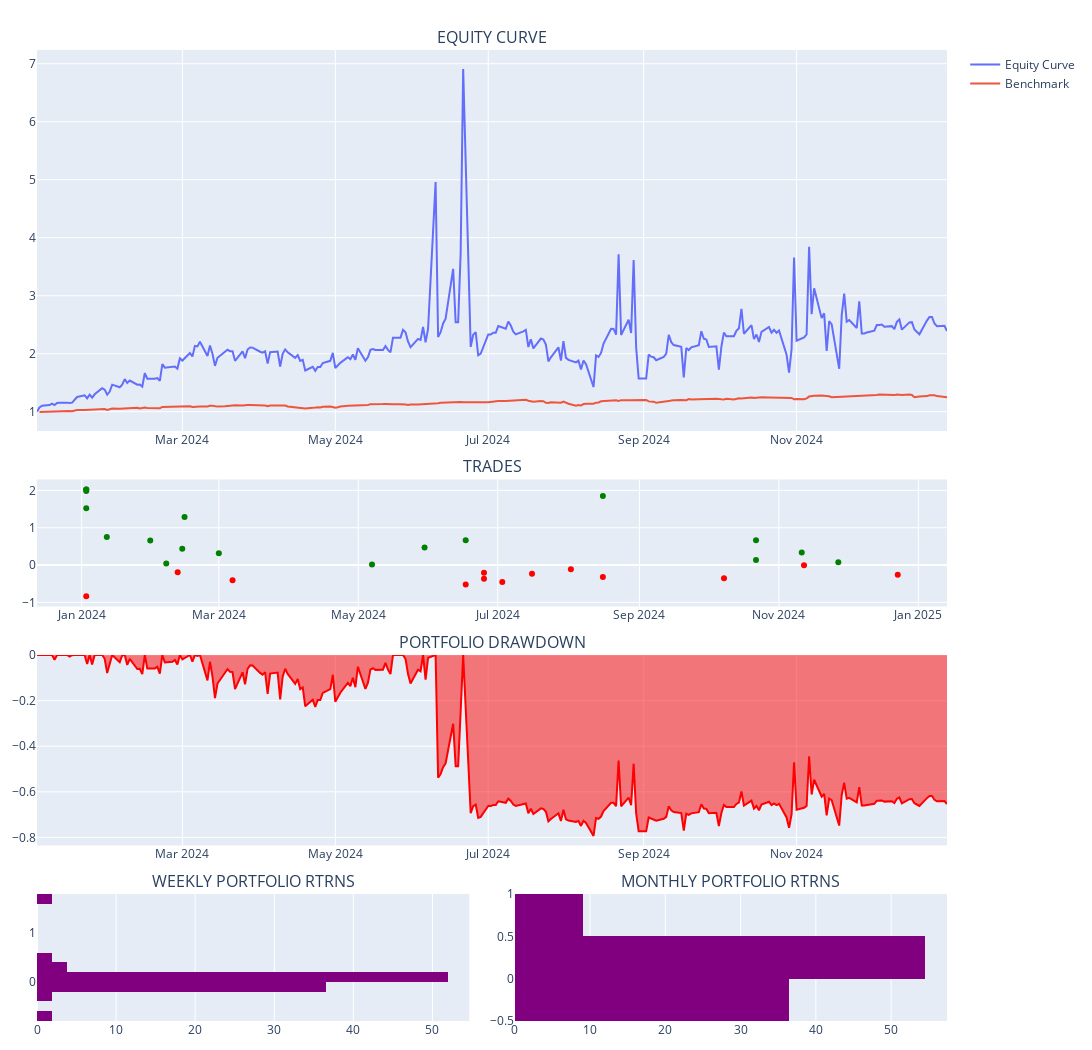

The notebook cell saved with this chart:
### Code cell
pm.plot_portfolio()
# Check if the jump is real
# Why is NVDA trades saying None?

### Figure 1 — Plotly figure (JSON) as saved in the notebook; plotly's stock layout.template omitted (floating-point values rounded to 4 significant figures; data arrays with more than 128 entries replaced by an {"elided": "..."} marker saying what was removed)
{"data": [{"name": "Equity Curve", "showlegend": true, "type": "scatter", "x": {"elided": "260 str values"}, "xaxis": "x", "y": {"elided": "260 float values"}, "yaxis": "y"}, {"name": "Benchmark", "showlegend": true, "type": "scatter", "x": {"elided": "260 str values"}, "xaxis": "x", "y": {"elided": "260 float values"}, "yaxis": "y"}, {"customdata": [5, 14, 18, 6, 1, 25, 2, 11, 5, 37, 28, 27, 32, 31, 45, 7, 5, 22, 2, 19, 25, 33, 7, 9, 18, 10, 6, 24, 3, 24, 2], "hovertemplate": "<b>%{text}</b><br><br>Date: %{x}<br>Size: %{customdata}<br>PnL: %{y}<br>", "marker": {"color": ["red", "green", "green", "green", "green", "green", "green", "green", "red", "green", "green", "green", "red", "green", "green", "red", "green", "red", "red", "red", "red", "red", "red", "green", "red", "green", "green", "green", "red", "green", "red"]}, "mode": "markers", "name": "Ticker", "showlegend": false, "text": ["BA", "AMD", "META", "COST", "NFLX", "NVDA", "AMZN", "META", "SBUX", "NVDA", "NVDA", "AMD", "AMD", "AMD", "NVDA", "COST", "NFLX", "META", "AMZN", "TSLA", "AMD", "META", "SBUX", "TSLA", "AMD", "COST", "NFLX", "TSLA", "AMZN", "NVDA", "BA"], "type": "scatter", "x": ["2024-01-03T00:00:00", "2024-01-03T00:00:00", "2024-01-03T00:00:00", "2024-01-03T00:00:00", "2024-01-03T00:00:00", "2024-01-12T00:00:00", "2024-01-31T00:00:00", "2024-02-07T00:00:00", "2024-02-12T00:00:00", "2024-02-14T00:00:00", "2024-02-15T00:00:00", "2024-03-01T00:00:00", "2024-03-07T00:00:00", "2024-05-07T00:00:00", "2024-05-30T00:00:00", "2024-06-17T00:00:00", "2024-06-17T00:00:00", "2024-06-25T00:00:00", "2024-06-25T00:00:00", "2024-07-03T00:00:00", "2024-07-16T00:00:00", "2024-08-02T00:00:00", "2024-08-16T00:00:00", "2024-08-16T00:00:00", "2024-10-08T00:00:00", "2024-10-22T00:00:00", "2024-10-22T00:00:00", "2024-11-11T00:00:00", "2024-11-12T00:00:00", "2024-11-27T00:00:00", "2024-12-23T00:00:00"], "xaxis": "x2", "y": [-0.8389, 1.52, 2.021, 1.981, 2.022, 0.7533, 0.6555, 0.0444, -0.1949, 0.4395, 1.288, 0.3165, -0.4076, 0.01694, 0.4729, -0.5237, 0.6623, -0.37, -0.2076, -0.4511, -0.2318, -0.1151, -0.3188, 1.851, -0.3571, 0.133, 0.6639, 0.3333, -0.002203, 0.07382, -0.2567], "yaxis": "y2"}, {"fill": "tozeroy", "line": {"color": "red"}, "name": "Drawdown", "showlegend": false, "type": "scatter", "x": {"elided": "260 str values"}, "xaxis": "x3", "y": {"elided": "260 float values"}, "yaxis": "y3"}, {"histnorm": "percent", "marker": {"color": "purple"}, "showlegend": false, "type": "histogram", "xaxis": "x4", "y": [null, 0.04737, 0.08422, 0.03713, 0.1279, 0.04775, 0.02077, 0.1219, 0.06937, 0.1728, -0.1252, -0.02772, 0.1213, -0.03712, -0.00157, -0.1546, 0.07544, 0.001344, 0.1365, -0.01466, 0.1034, -0.07277, 0.1511, 0.07188, 1.652, -0.7103, 0.2372, -0.05759, -0.104, -0.07348, -0.02216, -0.03889, 0.1949, 0.06789, -0.3239, 0.2018, 0.1385, -0.01835, 0.003174, 0.08627, 0.01969, 0.01382, 0.009541, -0.07337, 0.4072, -0.1988, 0.02966, -0.08321, 0.04181, -0.02048, -0.03312, 0.06007, -0.03454], "yaxis": "y4"}, {"histnorm": "percent", "marker": {"color": "purple"}, "showlegend": false, "type": "histogram", "xaxis": "x5", "y": [null, 0.4846, 0.09711, -0.04246, 0.04722, -0.05172, 0.108, -0.2918, 0.3548, 0.7195, -0.3533, 0.009829], "yaxis": "y5"}], "layout": {"annotations": [{"font": {"size": 16}, "showarrow": false, "text": "EQUITY CURVE", "x": 0.5, "xanchor": "center", "xref": "paper", "y": 1.0, "yanchor": "bottom", "yref": "paper"}, {"font": {"size": 16}, "showarrow": false, "text": "TRADES", "x": 0.5, "xanchor": "center", "xref": "paper", "y": 0.5577, "yanchor": "bottom", "yref": "paper"}, {"font": {"size": 16}, "showarrow": false, "text": "PORTFOLIO DRAWDOWN", "x": 0.5, "xanchor": "center", "xref": "paper", "y": 0.3769, "yanchor": "bottom", "yref": "paper"}, {"font": {"size": 16}, "showarrow": false, "text": "WEEKLY PORTFOLIO RTRNS", "x": 0.2375, "xanchor": "center", "xref": "paper", "y": 0.1308, "yanchor": "bottom", "yref": "paper"}, {"font": {"size": 16}, "showarrow": false, "text": "MONTHLY PORTFOLIO RTRNS", "x": 0.7625, "xanchor": "center", "xref": "paper", "y": 0.1308, "yanchor": "bottom", "yref": "paper"}], "height": 1050, "hovermode": "x unified", "margin": {"b": 20, "l": 15, "r": 15, "t": 50}, "paper_bgcolor": "WHITE", "width": 1200, "xaxis": {"anchor": "y", "domain": [0, 1]}, "xaxis2": {"anchor": "y2", "domain": [0, 1]}, "xaxis3": {"anchor": "y3", "domain": [0, 1]}, "xaxis4": {"anchor": "y4", "domain": [0, 0.475]}, "xaxis5": {"anchor": "y5", "domain": [0.525, 1]}, "yaxis": {"anchor": "x", "domain": [0.6077, 1.0]}, "yaxis2": {"anchor": "x2", "domain": [0.4269, 0.5577]}, "yaxis3": {"anchor": "x3", "domain": [0.1808, 0.3769]}, "yaxis4": {"anchor": "x4", "domain": [0, 0.1308]}, "yaxis5": {"anchor": "x5", "domain": [0, 0.1308]}}}
